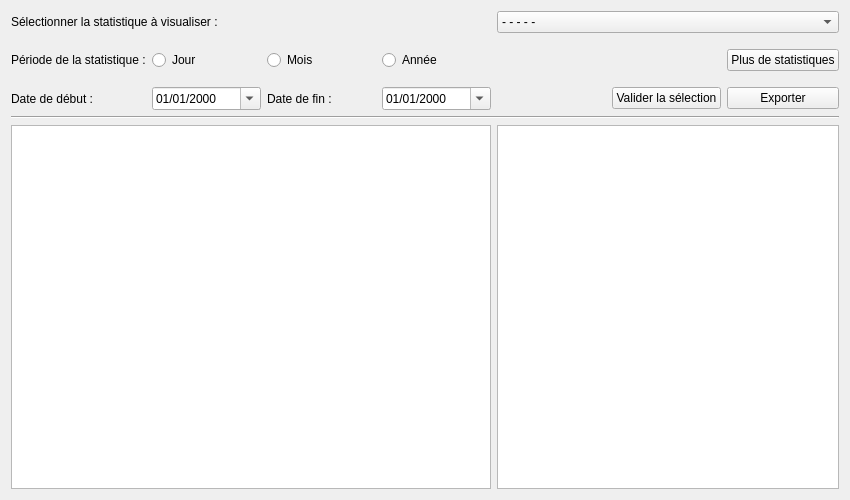
<?xml version="1.0" encoding="UTF-8"?>
<ui version="4.0">
 <class>F_Statistiques</class>
 <widget class="QWidget" name="F_Statistiques">
  <property name="geometry">
   <rect>
    <x>0</x>
    <y>0</y>
    <width>850</width>
    <height>500</height>
   </rect>
  </property>
  <property name="sizePolicy">
   <sizepolicy hsizetype="Expanding" vsizetype="Expanding">
    <horstretch>0</horstretch>
    <verstretch>0</verstretch>
   </sizepolicy>
  </property>
  <property name="windowTitle">
   <string>Statistiques</string>
  </property>
  <layout class="QGridLayout" name="gridLayout_2">
   <item row="0" column="0">
    <layout class="QGridLayout" name="GL">
     <item row="0" column="0" colspan="3">
      <widget class="QLabel" name="label">
       <property name="layoutDirection">
        <enum>Qt::RightToLeft</enum>
       </property>
       <property name="text">
        <string>Sélectionner la statistique à visualiser :</string>
       </property>
      </widget>
     </item>
     <item row="1" column="0">
      <spacer name="VS">
       <property name="orientation">
        <enum>Qt::Vertical</enum>
       </property>
       <property name="sizeType">
        <enum>QSizePolicy::Fixed</enum>
       </property>
       <property name="sizeHint" stdset="0">
        <size>
         <width>20</width>
         <height>10</height>
        </size>
       </property>
      </spacer>
     </item>
     <item row="0" column="4" colspan="3">
      <widget class="QComboBox" name="CBx_Stat">
       <item>
        <property name="text">
         <string>- - - - -</string>
        </property>
       </item>
       <item>
        <property name="text">
         <string>Total d'adhérents inscrits</string>
        </property>
       </item>
       <item>
        <property name="text">
         <string>Adhérents ayant emprunté sur une période</string>
        </property>
       </item>
       <item>
        <property name="text">
         <string>Répartition des adhérents par commune</string>
        </property>
       </item>
       <item>
        <property name="text">
         <string>Classement des adhérents empruntant le plus</string>
        </property>
       </item>
       <item>
        <property name="text">
         <string>Classement des jeux par popularités</string>
        </property>
       </item>
       <item>
        <property name="text">
         <string>Nombre de jeux empruntés sur une période</string>
        </property>
       </item>
      </widget>
     </item>
     <item row="7" column="0" colspan="4">
      <widget class="QTableView" name="TbV_Stat">
       <property name="alternatingRowColors">
        <bool>true</bool>
       </property>
       <property name="selectionMode">
        <enum>QAbstractItemView::SingleSelection</enum>
       </property>
       <property name="selectionBehavior">
        <enum>QAbstractItemView::SelectRows</enum>
       </property>
      </widget>
     </item>
     <item row="4" column="0">
      <widget class="QLabel" name="label_2">
       <property name="text">
        <string>Date de début :</string>
       </property>
      </widget>
     </item>
     <item row="4" column="1">
      <widget class="QDateEdit" name="DtE_Debut">
       <property name="displayFormat">
        <string>dd/MM/yyyy</string>
       </property>
       <property name="calendarPopup">
        <bool>true</bool>
       </property>
      </widget>
     </item>
     <item row="4" column="2">
      <widget class="QLabel" name="label_4">
       <property name="text">
        <string>Date de fin :</string>
       </property>
      </widget>
     </item>
     <item row="4" column="3">
      <widget class="QDateEdit" name="DtE_Fin">
       <property name="enabled">
        <bool>true</bool>
       </property>
       <property name="currentSection">
        <enum>QDateTimeEdit::DaySection</enum>
       </property>
       <property name="displayFormat">
        <string>dd/MM/yyyy</string>
       </property>
       <property name="calendarPopup">
        <bool>true</bool>
       </property>
      </widget>
     </item>
     <item row="7" column="4" colspan="3">
      <widget class="QTableView" name="TbV_StatPlus">
       <property name="alternatingRowColors">
        <bool>true</bool>
       </property>
       <property name="selectionMode">
        <enum>QAbstractItemView::SingleSelection</enum>
       </property>
       <property name="selectionBehavior">
        <enum>QAbstractItemView::SelectRows</enum>
       </property>
      </widget>
     </item>
     <item row="2" column="2">
      <widget class="QRadioButton" name="RBt_Mois">
       <property name="text">
        <string>Mois</string>
       </property>
      </widget>
     </item>
     <item row="3" column="0">
      <spacer name="VS2">
       <property name="orientation">
        <enum>Qt::Vertical</enum>
       </property>
       <property name="sizeType">
        <enum>QSizePolicy::Fixed</enum>
       </property>
       <property name="sizeHint" stdset="0">
        <size>
         <width>20</width>
         <height>10</height>
        </size>
       </property>
      </spacer>
     </item>
     <item row="2" column="3">
      <widget class="QRadioButton" name="RBt_Annee">
       <property name="text">
        <string>Année</string>
       </property>
      </widget>
     </item>
     <item row="2" column="1">
      <widget class="QRadioButton" name="Rbt_Jour">
       <property name="text">
        <string>Jour</string>
       </property>
      </widget>
     </item>
     <item row="2" column="0">
      <widget class="QLabel" name="label_3">
       <property name="text">
        <string>Période de la statistique :</string>
       </property>
      </widget>
     </item>
     <item row="4" column="6">
      <widget class="QPushButton" name="Bt_Exporter">
       <property name="text">
        <string>Exporter</string>
       </property>
      </widget>
     </item>
     <item row="2" column="6">
      <widget class="QPushButton" name="Bt_PlusStat">
       <property name="text">
        <string>Plus de statistiques</string>
       </property>
      </widget>
     </item>
     <item row="4" column="5">
      <widget class="QPushButton" name="Bt_Valider">
       <property name="text">
        <string>Valider la sélection</string>
       </property>
      </widget>
     </item>
     <item row="5" column="0" colspan="7">
      <widget class="Line" name="line">
       <property name="orientation">
        <enum>Qt::Horizontal</enum>
       </property>
      </widget>
     </item>
    </layout>
   </item>
  </layout>
 </widget>
 <layoutdefault spacing="6" margin="11"/>
 <resources/>
 <connections/>
</ui>
